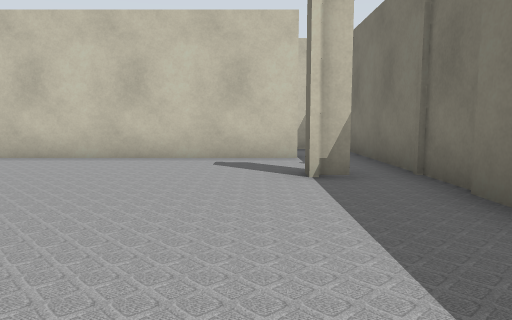
[1] (above)

20 first-person views from a walk through a robot-simulator world made for Gazebo. The camera is 0.72 m above the floor, tilts 6° down and sees 70° across. Floor lines are 1 m apart. The floor is counted in squares, 1 m on a side. Each view is taken from the middle of a square. On the plan, view 1 faces up. The plan holds only what a view shows up to about 11 squares ahead; the rest is blank. The place goes on beyond the plan. Some surface patterns are stand-ins.

[2]
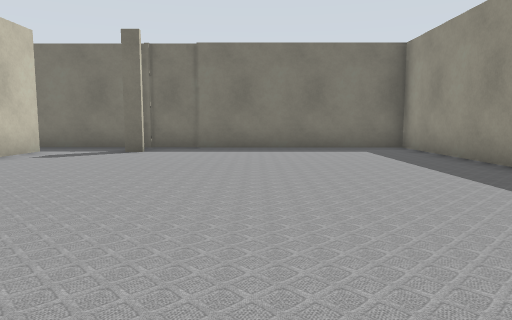

[3]
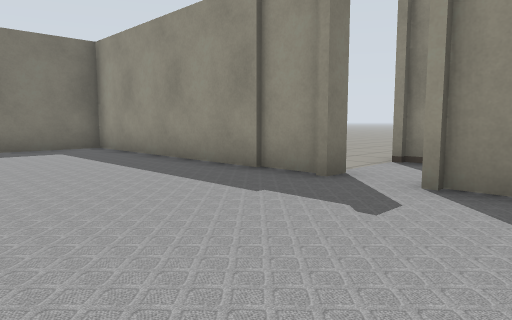

[4]
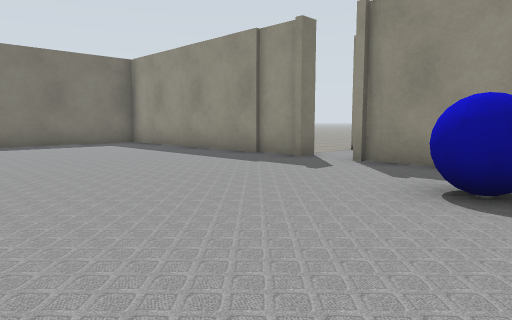

[5]
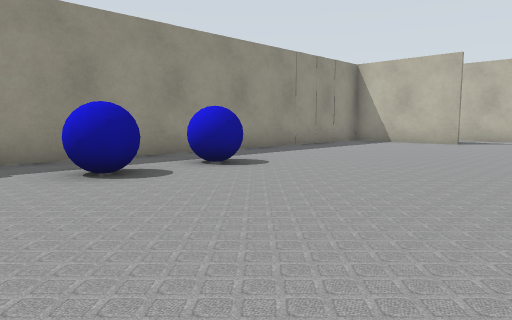

[6]
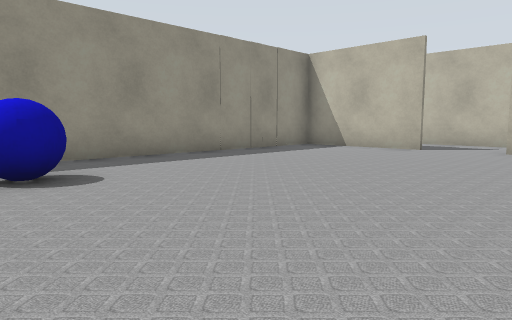

[7]
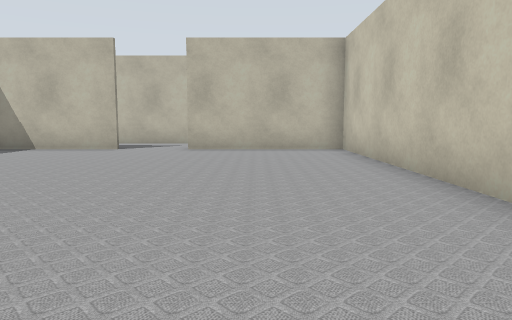

[8]
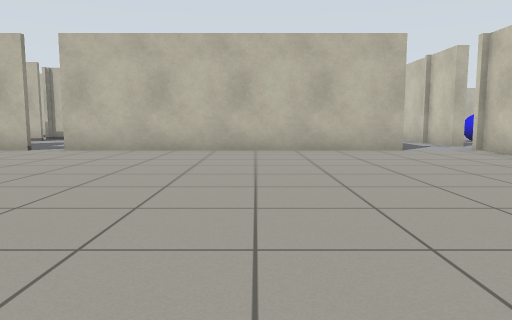

[9]
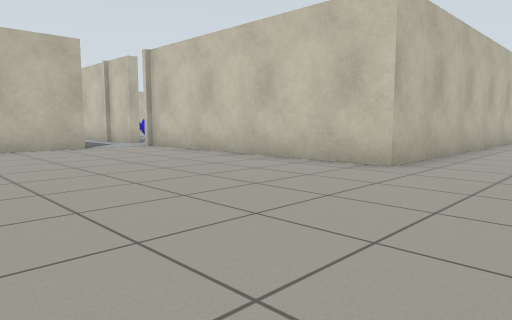

[10]
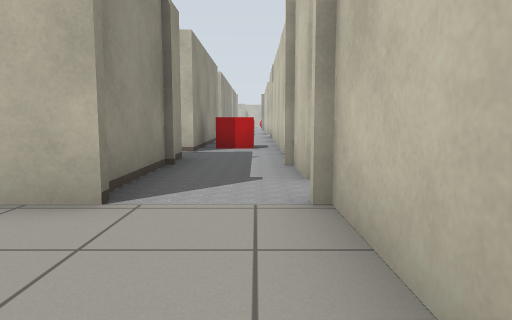

[11]
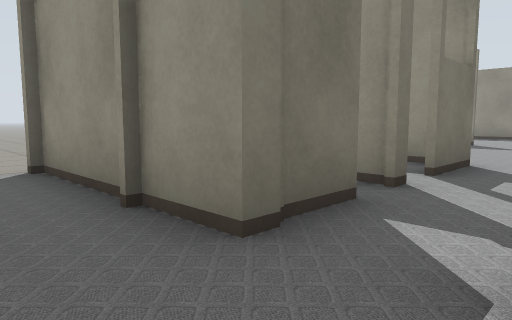

[12]
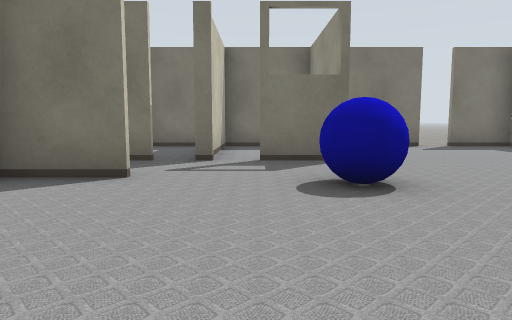

[13]
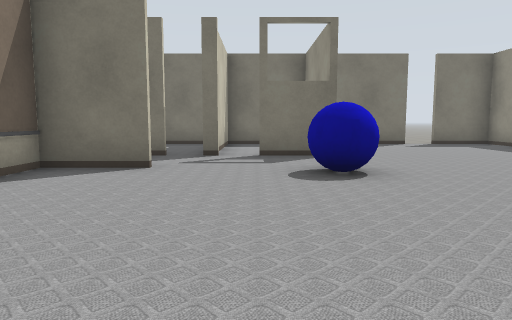

[14]
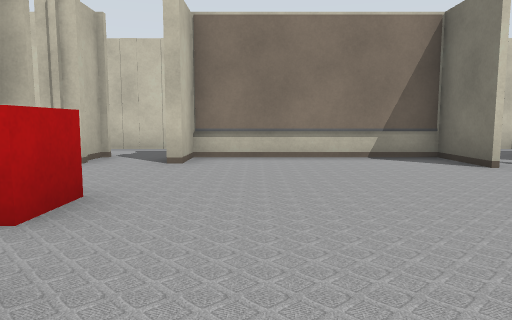

[15]
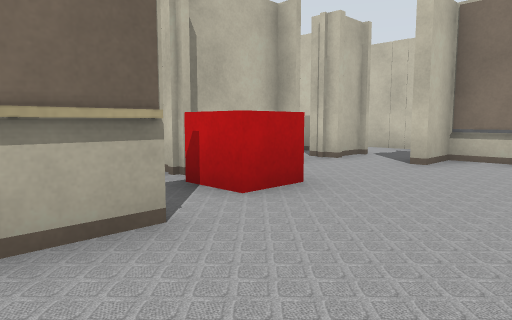

[16]
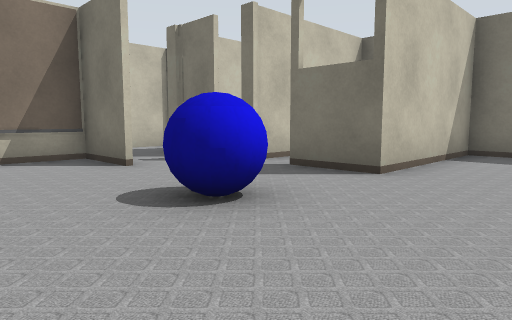

[17]
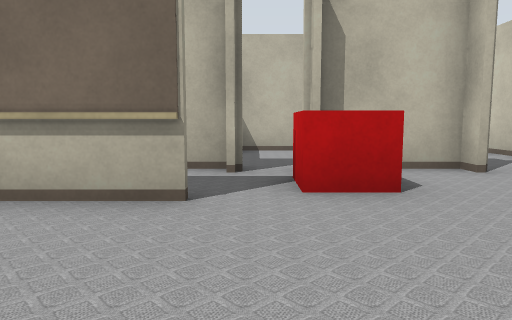

[18]
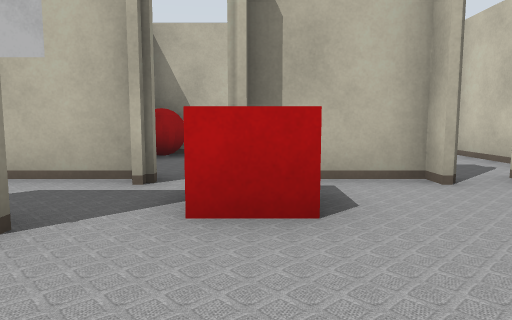

[19]
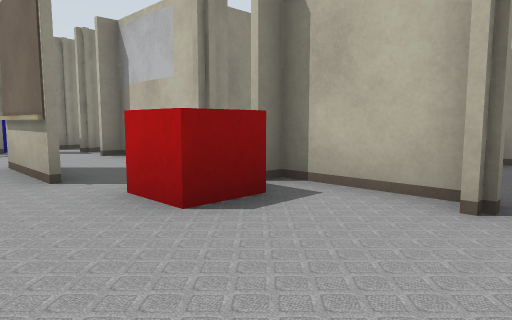

[20]
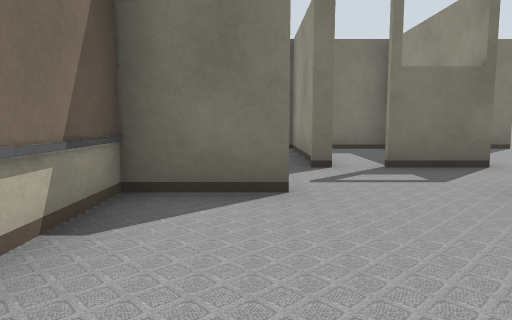

### Floor plan
Ten units are one square. View 1 is at (0, 0); x grows to the right and y downward. Boxes are objects, and circles mark ways between rooms. Rooms are numbered by the first view taken in them; rooms with no view inside come last. Other rooms are left out.
<svg viewBox="-315 -77 344 207">
<path fill="none" stroke="#000" d="M-53 26 -53 22 22 22 22 -69M-131 -72 -196 -72 -196 -31M7 -46 7 -51M-186 22 -65 22M-196 -14 -196 17M14 -49 8 -49M9 -72 -51 -72M-51 42 -51 125M24 -52 24 23 -51 23M-222 -29 -222 -12M-181 45 -181 54M-172 23 -191 23M-130 45 -108 45 -108 49M-93 61 -93 45 -50 45M-65 23 -129 23M-113 64 -113 46 -163 46 -163 58M-163 106 -163 125M-181 69 -186 69 -186 91M-188 103 -181 103M-53 125 -53 97 -93 97 -93 80M-52 71 -94 71M-53 95 -53 71M-94 96 -71 96M-186 104 -186 125M-71 46 -80 46M-53 71 -53 42M-94 70 -52 70"/>
<rect x="-115" y="-5" width="10" height="10" fill="#bbb"><title>blue ball</title></rect>
<rect x="-95" y="-5" width="10" height="10" fill="#bbb"><title>blue ball</title></rect>
<rect x="-125" y="25" width="10" height="20" fill="#bbb"><title>red box</title></rect>
<rect x="-185" y="85" width="20" height="10" fill="#bbb"><title>red box</title></rect>
<rect x="-125" y="85" width="10" height="10" fill="#bbb"><title>blue ball</title></rect>
<circle cx="-200" cy="-25" r="3" fill="#2a7"/>
<circle cx="-60" cy="20" r="3" fill="#2a7"/>
<circle cx="-50" cy="35" r="3" fill="#2a7"/>
<circle cx="-100" cy="55" r="3" fill="#2a7"/>
<circle cx="-170" cy="50" r="3" fill="#2a7"/>
<circle cx="-90" cy="60" r="3" fill="#2a7"/>
<circle cx="-90" cy="80" r="3" fill="#2a7"/>
<circle cx="-170" cy="100" r="3" fill="#2a7"/>
<text x="-90" y="-20">1</text>
<text x="20" y="30">2</text>
<text x="-310" y="30">3</text>
<text x="-130" y="90">4</text>
<text x="-70" y="80">5</text>
<text x="-180" y="110">6</text>
<text x="-70" y="60">7</text>
</svg>
Room 1 opens to room 3. Room 2 opens to room 3. Room 3 opens to room 4. Room 3 opens to room 7. Room 4 opens to room 5. Room 4 opens to room 6.

Where each view was taken, in squares from view 1:
view 1: 0 up, 0 right, facing up
view 2: 2 up, 8 left, facing right
view 3: 2 up, 8 left, facing down-right
view 4: 4 up, 10 left, facing down-right
view 5: 5 up, 7 left, facing down-left
view 6: 5 up, 10 left, facing down-left
view 7: 5 up, 10 left, facing left
view 8: 8 down, 4 right, facing left
view 9: 8 down, 5 right, facing up-left
view 10: 3 down, 2 left, facing left
view 11: 3 down, 11 left, facing down-right
view 12: 8 down, 16 left, facing right
view 13: 8 down, 17 left, facing right
view 14: 12 down, 15 left, facing up
view 15: 12 down, 14 left, facing up-left
view 16: 12 down, 14 left, facing up-right
view 17: 10 down, 13 left, facing left
view 18: 9 down, 14 left, facing left
view 19: 6 down, 15 left, facing down-left
view 20: 6 down, 15 left, facing right
